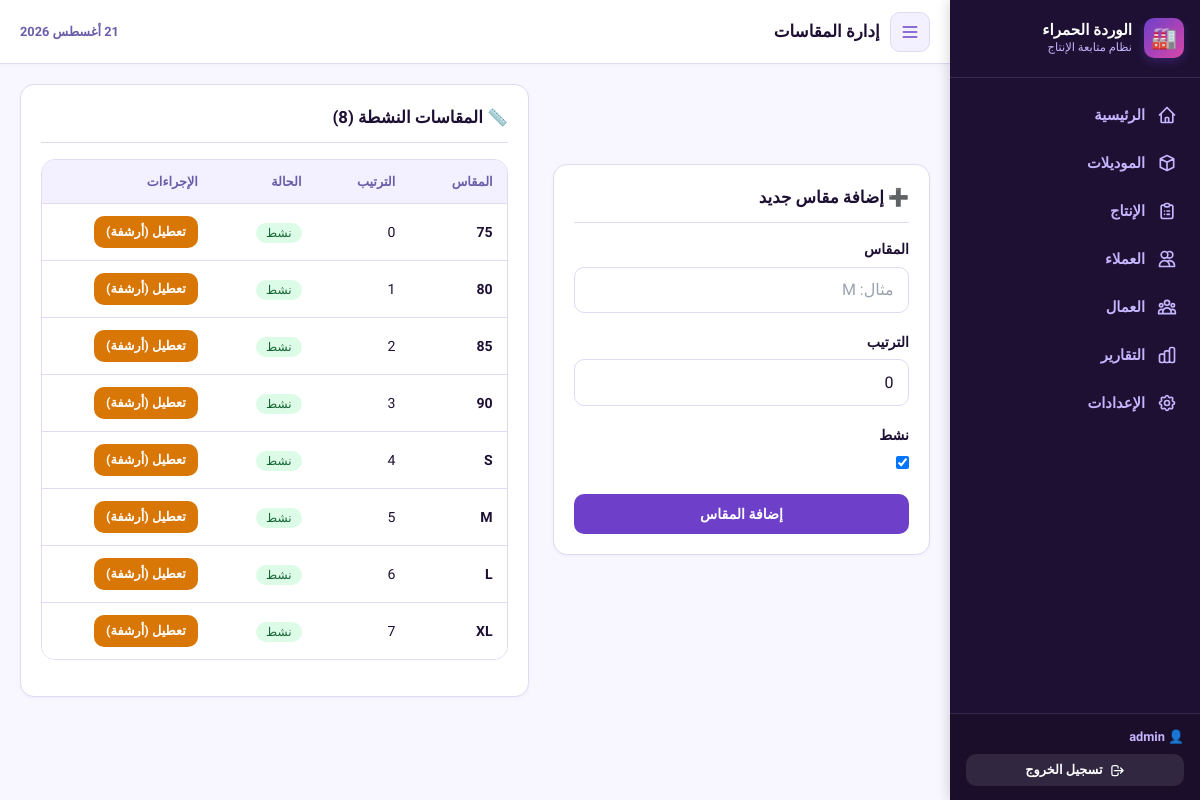
Page /settings/sizes/ (signed in) on the earlier database version.
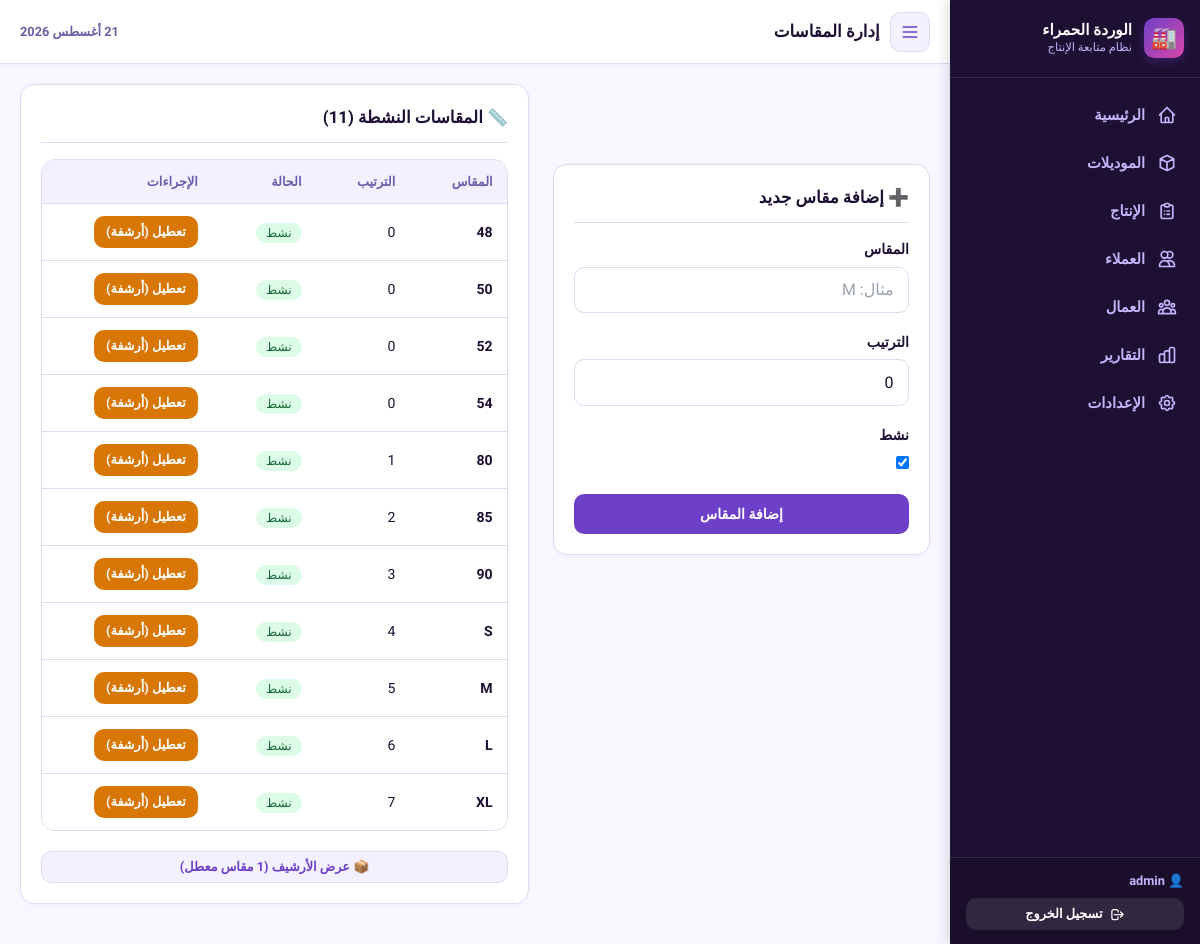
Same page on the later database version.
### catalog/models.py (models this page shows, shortened)
class TimestampMixin(models.Model):
    created_at = models.DateTimeField(auto_now_add=True)
    updated_at = models.DateTimeField(auto_now=True)
    class Meta:
        abstract = True

class Size(TimestampMixin):
    name = models.CharField(max_length=20, unique=True, verbose_name='المقاس')
    sort_order = models.PositiveIntegerField(default=0, verbose_name='الترتيب')
    is_active = models.BooleanField(default=True, verbose_name='نشط')
    class Meta:
        verbose_name = 'مقاس'
        verbose_name_plural = 'المقاسات'
        ordering = ['sort_order', 'name']

### catalog/views.py (the view, shortened to what this page needs)
# urls.py: path('settings/sizes/', views.SizeListView.as_view(), name='size_list'),
@method_decorator(login_required, name='dispatch')
class SizeListView(View):
    def get(self, request):
        sizes = Size.objects.all()
        return render(request, 'catalog/settings/sizes.html', {
            'sizes': sizes,
            'active_sizes': sizes.filter(is_active=True),
            'inactive_sizes': sizes.filter(is_active=False),
            'form': SizeForm()
        })

### catalog/forms.py
class SizeForm(forms.ModelForm):
    class Meta:
        model = Size
        fields = ['name', 'sort_order', 'is_active']
        labels = {'name': 'المقاس', 'sort_order': 'الترتيب', 'is_active': 'نشط'}
        widgets = {
            'name': forms.TextInput(attrs={'class': 'form-control', 'placeholder': 'مثال: M'}),
            'sort_order': forms.NumberInput(attrs={'class': 'form-control'}),
        }

### core/context_processors.py (called while the page is built)
def navigation(request):
    nav_items = [
        {'url': 'production:dashboard', 'label': 'الرئيسية', 'icon': 'home'},
        {'url': 'catalog:model_list', 'label': 'الموديلات', 'icon': 'cube'},
        {'url': 'production:entry', 'label': 'الإنتاج', 'icon': 'clipboard-list'},
        {'url': 'catalog:client_list', 'label': 'العملاء', 'icon': 'users'},
        {'url': 'workers:list', 'label': 'العمال', 'icon': 'user-group'},
        {'url': 'reports:index', 'label': 'التقارير', 'icon': 'chart-bar'},
        {'url': 'catalog:settings_index', 'label': 'الإعدادات', 'icon': 'cog'},
    ]
    return {
        'nav_items': nav_items,
    }

### catalog/templates/catalog/settings/sizes.html (shortened to what this page needs)
{% extends "base.html" %}
{% load factory_tags %}
{% block page_title %}إدارة المقاسات{% endblock %}
{% block content %}
<div class="grid-2col-responsive">
  <div class="card sticky-desktop">
    <div class="card-header"><h2 class="card-title">➕ إضافة مقاس جديد</h2></div>
    <form method="post">
      {% for field in form %}
      <div class="form-group">
        <label class="form-label">{{ field.label }}</label>
        {{ field }}
      </div>
      {% endfor %}
      <button type="submit" class="btn btn-primary" style="width:100%;justify-content:center;">إضافة المقاس</button>
    </form>
  </div>
  <div class="card">
    <div class="card-header"><h2 class="card-title">📏 المقاسات النشطة ({{ active_sizes|length }})</h2></div>
    <div class="table-container">
      <table class="table">
        <thead><tr><th>المقاس</th><th>الترتيب</th><th>الحالة</th><th>الإجراءات</th></tr></thead>
        <tbody>
          {% for size in active_sizes %}
          <tr>
            <td><strong>{{ size.name }}</strong></td>
            <td>{{ size.sort_order }}</td>
            <td>{{ size.is_active|status_badge }}</td>
            <td>
              <div class="table-actions">
                <form method="post" action="{% url 'catalog:size_toggle' size.pk %}">
                  <button type="submit" class="btn btn-sm btn-warning">تعطيل (أرشفة)</button>
                </form>
              </div>
            </td>
          </tr>
          {% empty %}
          <tr><td colspan="4" style="text-align:center;color:var(--color-text-muted);padding:1.5rem;">لا توجد مقاسات نشطة</td></tr>
          {% endfor %}
        </tbody>
      </table>
    </div>
    {% if inactive_sizes %}
    <div style="margin-top:1.25rem;">
      <button type="button" onclick="toggleArchive('sizes-archive')" class="btn btn-sm btn-secondary" style="width:100%;">
        📦 عرض الأرشيف ({{ inactive_sizes|length }} مقاس معطل)
      </button>
    </div>
    {% endif %}
  </div>
</div>
{% endblock %}

### templates/base.html (shortened to what this page needs)
{% load static factory_tags %}
<!DOCTYPE html>
<html lang="ar" dir="rtl">
<head>
  <script src="https://cdn.tailwindcss.com"></script>
  <link rel="stylesheet" href="{% static 'css/main.css' %}">
</head>
<body>
<aside class="sidebar" id="sidebar">
  <div class="sidebar-logo">
    <div class="sidebar-logo-icon">🏭</div>
    <div style="flex:1;">
      <div class="sidebar-logo-text">الوردة الحمراء</div>
      <div class="sidebar-logo-sub">نظام متابعة الإنتاج</div>
    </div>
  </div>
  <nav class="sidebar-nav">
    {% for item in nav_items %}
    <a href="{% url item.url %}"
       class="sidebar-item {% if request.resolver_match.url_name == item.url|cut:'production:'|cut:'catalog:'|cut:'workers:'|cut:'reports:'|cut:'accounts:' %}active{% endif %}">
      {% if item.icon == 'home' %}
        <svg fill="none" viewBox="0 0 24 24" stroke="currentColor"><path stroke-linecap="round" stroke-linejoin="round" stroke-width="2" d="M3 12l2-2m0 0l7-7 7 7M5 10v10a1 1 0 001 1h3m10-11l2 2m-2-2v10a1 1 0 01-1 1h-3m-6 0a1 1 0 001-1v-4a1 1 0 011-1h2a1 1 0 011 1v4a1 1 0 001 1m-6 0h6"/></svg>
      {% elif item.icon == 'cube' %}
        <svg fill="none" viewBox="0 0 24 24" stroke="currentColor"><path stroke-linecap="round" stroke-linejoin="round" stroke-width="2" d="M20 7l-8-4-8 4m16 0l-8 4m8-4v10l-8 4m0-10L4 7m8 4v10M4 7v10l8 4"/></svg>
      {% elif item.icon == 'clipboard-list' %}
        <svg fill="none" viewBox="0 0 24 24" stroke="currentColor"><path stroke-linecap="round" stroke-linejoin="round" stroke-width="2" d="M9 5H7a2 2 0 00-2 2v12a2 2 0 002 2h10a2 2 0 002-2V7a2 2 0 00-2-2h-2M9 5a2 2 0 002 2h2a2 2 0 002-2M9 5a2 2 0 012-2h2a2 2 0 012 2m-3 7h3m-3 4h3m-6-4h.01M9 16h.01"/></svg>
      {% elif item.icon == 'users' %}
        <svg fill="none" viewBox="0 0 24 24" stroke="currentColor"><path stroke-linecap="round" stroke-linejoin="round" stroke-width="2" d="M12 4.354a4 4 0 110 5.292M15 21H3v-1a6 6 0 0112 0v1zm0 0h6v-1a6 6 0 00-9-5.197M13 7a4 4 0 11-8 0 4 4 0 018 0z"/></svg>
      {% endif %}
      <span>{{ item.label }}</span>
    </a>
    {% endfor %}
  </nav>
  <div class="sidebar-footer">
    <div style="color: var(--color-sidebar-text); font-size: 0.8rem; margin-bottom: 0.5rem; font-weight: 600;">
      👤 {{ request.user.get_full_name|default:request.user.username }}
    </div>
    <a href="{% url 'accounts:logout' %}" class="btn btn-sm" style="background:rgba(255,255,255,0.1);color:white;width:100%;justify-content:center;">
      <svg width="15" height="15" fill="none" viewBox="0 0 24 24" stroke="currentColor"><path stroke-linecap="round" stroke-linejoin="round" stroke-width="2" d="M17 16l4-4m0 0l-4-4m4 4H7m6 4v1a3 3 0 01-3 3H6a3 3 0 01-3-3V7a3 3 0 013-3h4a3 3 0 013 3v1"/></svg>
      تسجيل الخروج
    </a>
  </div>
</aside>
<div class="main-content">
  <header class="topbar">
    <div class="topbar-start">
      <button id="sidebarToggle" class="btn btn-icon btn-secondary sidebar-toggle-btn" aria-label="القائمة">
        <svg width="20" height="20" fill="none" viewBox="0 0 24 24" stroke="currentColor"><path stroke-linecap="round" stroke-linejoin="round" stroke-width="2" d="M4 6h16M4 12h16M4 18h16"/></svg>
      </button>
      <div class="topbar-title-wrap">
        <h1 class="page-title">{% block page_title %}{% endblock %}</h1>
      </div>
    </div>
    <div class="topbar-end">
      <div class="topbar-date">
        {% now "j F Y" %}
      </div>
    </div>
  </header>
  <main class="page-container">
    {% block content %}{% endblock %}
  </main>
</div>
</body>
</html>

Differences in the rows shown:
no longer on this page (row edited): Size: name "75", sort_order "0", is_active|status_badge "نشط"
added Size: name "48", sort_order "0", is_active|status_badge "نشط"
added Size: name "50", sort_order "0", is_active|status_badge "نشط"
added Size: name "52", sort_order "0", is_active|status_badge "نشط"
added Size: name "54", sort_order "0", is_active|status_badge "نشط"
Other differences:
{{ active_sizes|length }}: "8" → "11"
text now shown: "📦 عرض الأرشيف ( مقاس معطل)"
